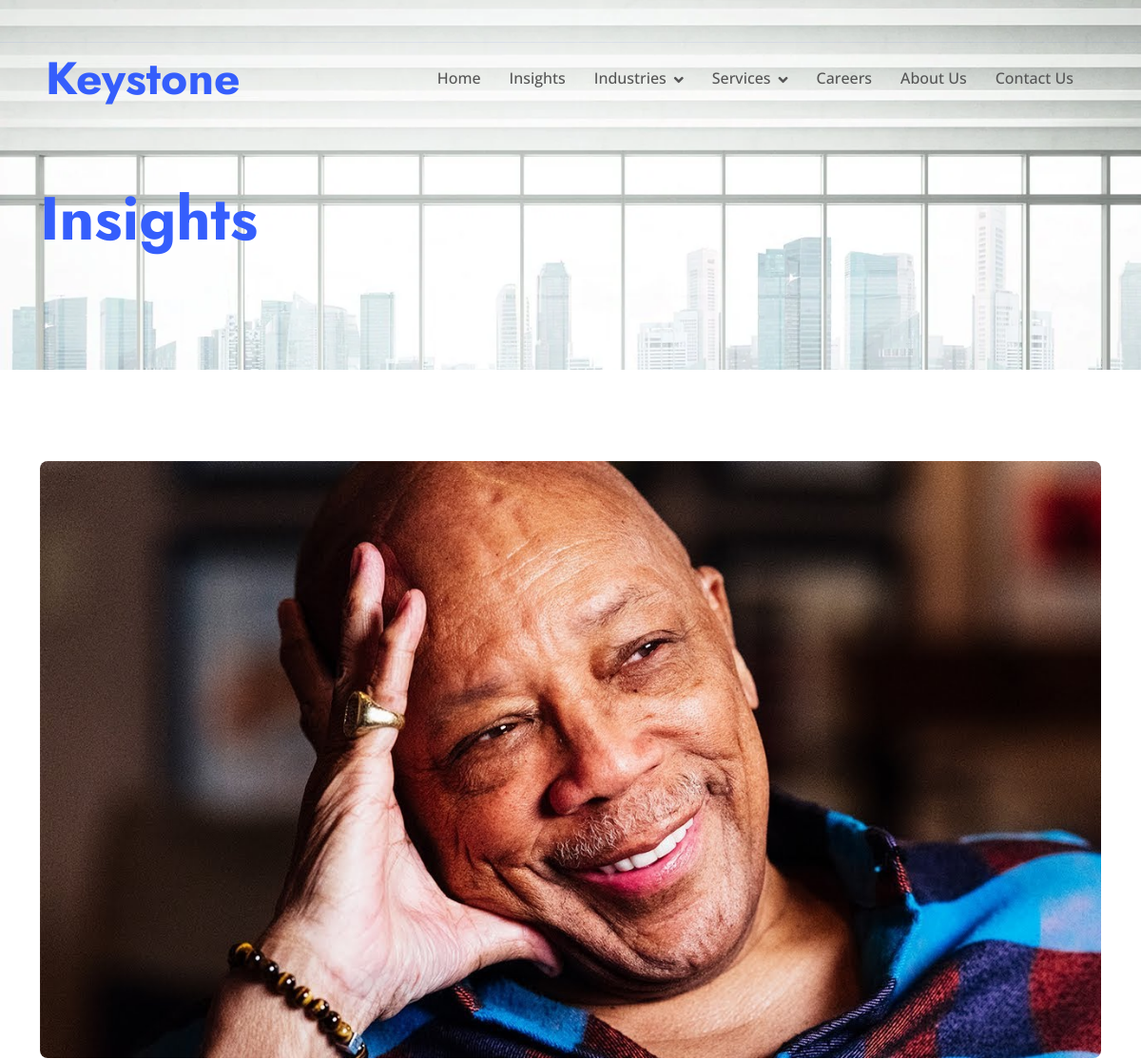
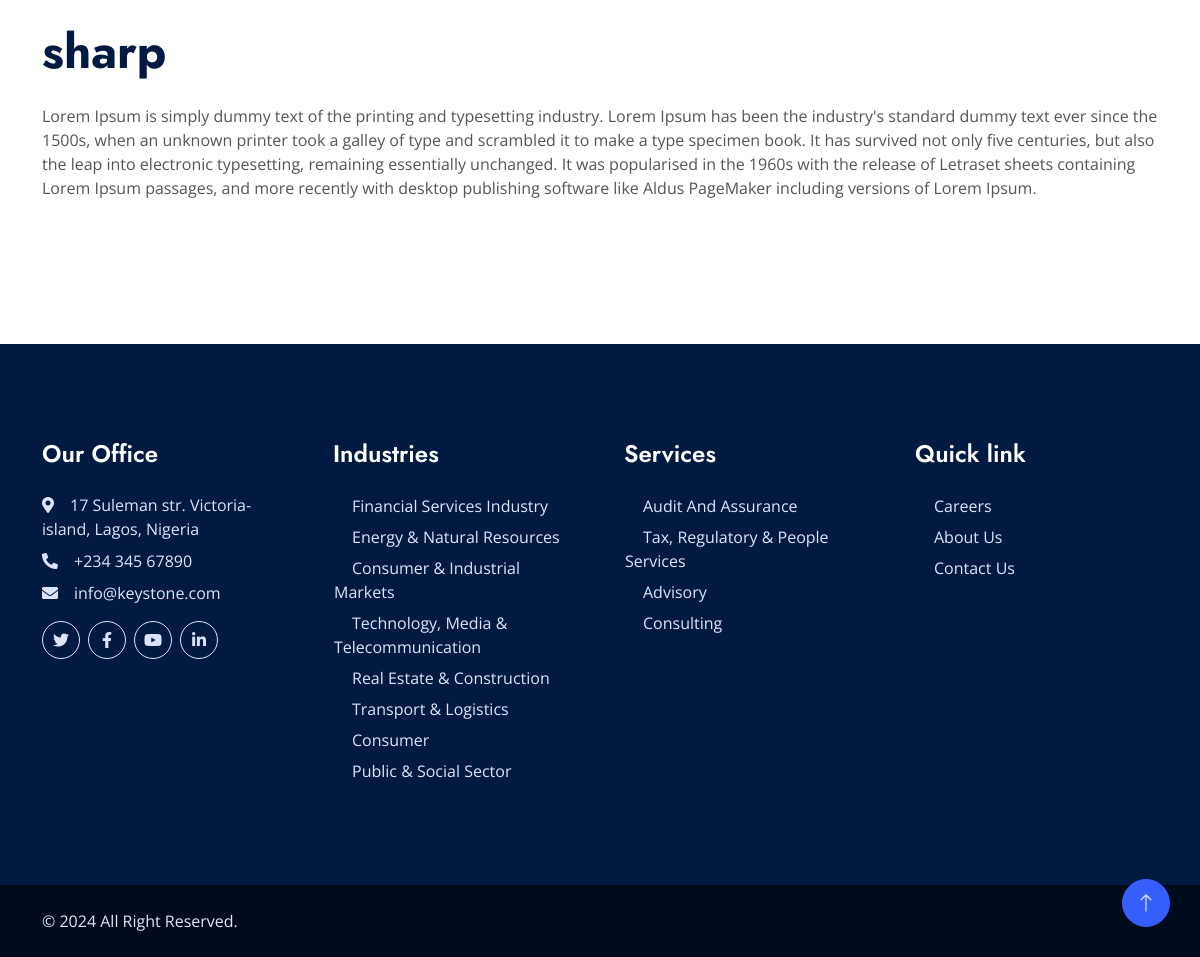
The page /sharp_post/ on the database its author committed (2 pictures, top to bottom).
### app/models.py (models this page shows, shortened)
class posts(models.Model):
    title = models.CharField(max_length=200, unique="True")
    slug = models.SlugField(max_length=200, unique=True )
    author = models.ForeignKey(User, on_delete=models.CASCADE)
    created_on = models.DateField(auto_now=True)
    updated_on = models.DateField()
    content = models.TextField()
    metatades = models.CharField(max_length=300, default="Insight")
    status = models.IntegerField(choices=STATUS, default=0)
    post_images=models.ImageField(upload_to="images")
    class Meta:
        ordering = ['-created_on']

### app/views.py (the view)
# urls.py: path('<slug:slug>/', views.postdetail.as_view(), name="post_detail"),
class postdetail(generic.DetailView):
    model = posts
    template_name = "insight_post.html"

### templates/insight_post.html (shortened to what this page needs)
{% extends 'base.html' %}
{% load static %}
{% block content %}
<div class="container-fluid page-header mb-5 wow fadeIn" data-wow-delay="0.1s">
    <div class="container">
        <h1 class="display-3 mb-4 animated slideInDown">
            <a href="{% url 'posts' %}">Insights</a>
        </h1>
    </div>
</div>
<div class="container-xxl py-5">
    <div class="container">
        <div class="row g-4 align-items-end mb-4">
            <div class="col-lg-12 wow fadeInUp" data-wow-delay="0.1s">
                <img class="img-fluid rounded" src="{{ object.post_images.url }}">
            </div>
        </div>
        <div class="row g-4 align-items-end mb-4">
            <div class="col-lg-12 wow fadeInUp" data-wow-delay="0.3s">
                <h1 class="display-5 mb-4">
                    {% block title %}
                    {{ object.title }}
                    {% endblock title %}
                </h1>
                <p class="mb-4">
                    {{ object.content }}
                </p>
            </div>
        </div>
    </div>
</div>
{% endblock %}

### static/css/style.css (style rules this page uses)
:root { --primary: #355EFC; --secondary: #E93C05; --tertiary: #555555; --light: #DFE4FD; --dark: #011A41; }
h1, .h1, h2, .h2, .fw-bold { font-weight: 700 !important; }
.page-header { padding-top: 12rem; padding-bottom: 6rem; background: url(../img/officebg.webp) top left no-repeat; background-size: cover; }

### rows shown on the page
posts: post_images (placeholder picture), title "sharp", content "Lorem Ipsum is simply dummy text of the printing and typesetting industry. Lorem Ipsum has been the industry's standard dummy text ever since the 1500s, when an unknown printer took a galley of type and scrambled it to make a type specimen book. It has survived not only five centuries, but also the leap into electronic typesetting, remaining essentially unchanged. It was popularised in the 1960s with the release of Letraset sheets containing Lorem Ipsum passages, and more recently with desktop publishing software like Aldus PageMaker including versions of Lorem Ipsum."
